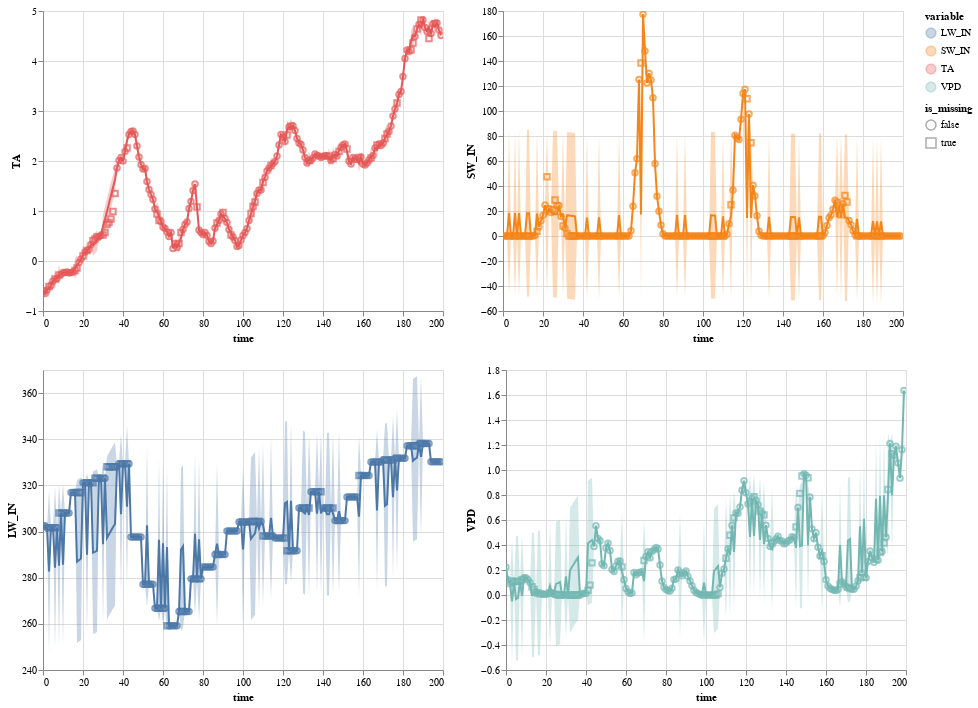

Notebook source saved alongside this figure:
### Code cell
gpfa_hai.plot_pred(gpfa_data.tidy_df(complete=True, is_missing=True))

### Figure 1 — Vega-Lite specification as saved in the notebook (floating-point values rounded to 4 significant figures; data arrays with more than 128 entries replaced by an {"elided": "..."} marker saying what was removed)
{"config": {"view": {"continuousWidth": 400, "continuousHeight": 300}}, "vconcat": [{"hconcat": [{"layer": [{"mark": "errorband", "encoding": {"color": {"field": "variable", "type": "nominal"}, "x": {"field": "time", "type": "quantitative"}, "y": {"field": "err_low", "scale": {"zero": false}, "title": "TA", "type": "quantitative"}, "y2": {"field": "err_high"}}, "selection": {"selector002": {"type": "interval", "bind": "scales", "encodings": ["x", "y"]}}, "transform": [{"calculate": "datum.mean - 2 * datum.std", "as": "err_low"}, {"calculate": "datum.mean + 2 * datum.std", "as": "err_high"}]}, {"mark": "line", "encoding": {"color": {"field": "variable", "type": "nominal"}, "x": {"field": "time", "type": "quantitative"}, "y": {"field": "mean", "scale": {"zero": false}, "title": "TA", "type": "quantitative"}}, "selection": {"selector003": {"type": "interval", "bind": "scales", "encodings": ["x", "y"]}}}, {"data": {"name": "data-c7b2240c3dede7a22bd0e8a1c37fa93b"}, "mark": "point", "encoding": {"color": {"field": "variable", "type": "nominal"}, "shape": {"field": "is_missing", "type": "nominal"}, "x": {"field": "time", "type": "quantitative"}, "y": {"field": "value", "scale": {"zero": false}, "title": "TA", "type": "quantitative"}}}]}, {"layer": [{"mark": "errorband", "encoding": {"color": {"field": "variable", "type": "nominal"}, "x": {"field": "time", "type": "quantitative"}, "y": {"field": "err_low", "scale": {"zero": false}, "title": "SW_IN", "type": "quantitative"}, "y2": {"field": "err_high"}}, "selection": {"selector005": {"type": "interval", "bind": "scales", "encodings": ["x", "y"]}}, "transform": [{"calculate": "datum.mean - 2 * datum.std", "as": "err_low"}, {"calculate": "datum.mean + 2 * datum.std", "as": "err_high"}]}, {"mark": "line", "encoding": {"color": {"field": "variable", "type": "nominal"}, "x": {"field": "time", "type": "quantitative"}, "y": {"field": "mean", "scale": {"zero": false}, "title": "SW_IN", "type": "quantitative"}}, "selection": {"selector006": {"type": "interval", "bind": "scales", "encodings": ["x", "y"]}}}, {"data": {"name": "data-af6f8c3b636f5fa0d6c7de9dce8d88b0"}, "mark": "point", "encoding": {"color": {"field": "variable", "type": "nominal"}, "shape": {"field": "is_missing", "type": "nominal"}, "x": {"field": "time", "type": "quantitative"}, "y": {"field": "value", "scale": {"zero": false}, "title": "SW_IN", "type": "quantitative"}}}], "data": {"name": "data-3a7a7060b68abea45ac66349c5f72985"}}], "data": {"name": "data-e3d1aed0c922940409be1d9eae0d2f08"}}, {"hconcat": [{"layer": [{"mark": "errorband", "encoding": {"color": {"field": "variable", "type": "nominal"}, "x": {"field": "time", "type": "quantitative"}, "y": {"field": "err_low", "scale": {"zero": false}, "title": "LW_IN", "type": "quantitative"}, "y2": {"field": "err_high"}}, "selection": {"selector008": {"type": "interval", "bind": "scales", "encodings": ["x", "y"]}}, "transform": [{"calculate": "datum.mean - 2 * datum.std", "as": "err_low"}, {"calculate": "datum.mean + 2 * datum.std", "as": "err_high"}]}, {"mark": "line", "encoding": {"color": {"field": "variable", "type": "nominal"}, "x": {"field": "time", "type": "quantitative"}, "y": {"field": "mean", "scale": {"zero": false}, "title": "LW_IN", "type": "quantitative"}}, "selection": {"selector009": {"type": "interval", "bind": "scales", "encodings": ["x", "y"]}}}, {"data": {"name": "data-336fa234eb2cd2fe9937269fa4777203"}, "mark": "point", "encoding": {"color": {"field": "variable", "type": "nominal"}, "shape": {"field": "is_missing", "type": "nominal"}, "x": {"field": "time", "type": "quantitative"}, "y": {"field": "value", "scale": {"zero": false}, "title": "LW_IN", "type": "quantitative"}}}]}, {"layer": [{"mark": "errorband", "encoding": {"color": {"field": "variable", "type": "nominal"}, "x": {"field": "time", "type": "quantitative"}, "y": {"field": "err_low", "scale": {"zero": false}, "title": "VPD", "type": "quantitative"}, "y2": {"field": "err_high"}}, "selection": {"selector011": {"type": "interval", "bind": "scales", "encodings": ["x", "y"]}}, "transform": [{"calculate": "datum.mean - 2 * datum.std", "as": "err_low"}, {"calculate": "datum.mean + 2 * datum.std", "as": "err_high"}]}, {"mark": "line", "encoding": {"color": {"field": "variable", "type": "nominal"}, "x": {"field": "time", "type": "quantitative"}, "y": {"field": "mean", "scale": {"zero": false}, "title": "VPD", "type": "quantitative"}}, "selection": {"selector012": {"type": "interval", "bind": "scales", "encodings": ["x", "y"]}}}, {"data": {"name": "data-a81d41d74f4fa83818d32b7ebaaf47a4"}, "mark": "point", "encoding": {"color": {"field": "variable", "type": "nominal"}, "shape": {"field": "is_missing", "type": "nominal"}, "x": {"field": "time", "type": "quantitative"}, "y": {"field": "value", "scale": {"zero": false}, "title": "VPD", "type": "quantitative"}}}], "data": {"name": "data-cdc57dc38f5584ec19e86fdd18e3f3ad"}}], "data": {"name": "data-31affeea583f49dc4537e9e000c6c676"}}, {"hconcat": []}, {"hconcat": []}, {"hconcat": []}, {"hconcat": []}, {"hconcat": []}, {"hconcat": []}, {"hconcat": []}, {"hconcat": []}, {"hconcat": []}, {"hconcat": []}, {"hconcat": []}, {"hconcat": []}, {"hconcat": []}, {"hconcat": []}, {"hconcat": []}, {"hconcat": []}, {"hconcat": []}, {"hconcat": []}, {"hconcat": []}, {"hconcat": []}, {"hconcat": []}, {"hconcat": []}, {"hconcat": []}, {"hconcat": []}, {"hconcat": []}, {"hconcat": []}, {"hconcat": []}, {"hconcat": []}, {"hconcat": []}, {"hconcat": []}, {"hconcat": []}, {"hconcat": []}, {"hconcat": []}, {"hconcat": []}, {"hconcat": []}, {"hconcat": []}, {"hconcat": []}, {"hconcat": []}, {"hconcat": []}, {"hconcat": []}, {"hconcat": []}, {"hconcat": []}, {"hconcat": []}, {"hconcat": []}, {"hconcat": []}, {"hconcat": []}, {"hconcat": []}, {"hconcat": []}, {"hconcat": []}, {"hconcat": []}, {"hconcat": []}, {"hconcat": []}, {"hconcat": []}, {"hconcat": []}, {"hconcat": []}, {"hconcat": []}, {"hconcat": []}, {"hconcat": []}, {"hconcat": []}, {"hconcat": []}, {"hconcat": []}, {"hconcat": []}, {"hconcat": []}, {"hconcat": []}, {"hconcat": []}, {"hconcat": []}, {"hconcat": []}, {"hconcat": []}, {"hconcat": []}, {"hconcat": []}, {"hconcat": []}, {"hconcat": []}, {"hconcat": []}, {"hconcat": []}, {"hconcat": []}, {"hconcat": []}, {"hconcat": []}, {"hconcat": []}, {"hconcat": []}, {"hconcat": []}, {"hconcat": []}, {"hconcat": []}, {"hconcat": []}, {"hconcat": []}, {"hconcat": []}, {"hconcat": []}, {"hconcat": []}, {"hconcat": []}, {"hconcat": []}, {"hconcat": []}, {"hconcat": []}, {"hconcat": []}, {"hconcat": []}, {"hconcat": []}, {"hconcat": []}, {"hconcat": []}, {"hconcat": []}, {"hconcat": []}, {"hconcat": []}, {"hconcat": []}, {"hconcat": []}, {"hconcat": []}, {"hconcat": []}, {"hconcat": []}, {"hconcat": []}, {"hconcat": []}, {"hconcat": []}, {"hconcat": []}, {"hconcat": []}, {"hconcat": []}, {"hconcat": []}, {"hconcat": []}, {"hconcat": []}, {"hconcat": []}, {"hconcat": []}, {"hconcat": []}, {"hconcat": []}, {"hconcat": []}, {"hconcat": []}, {"hconcat": []}, {"hconcat": []}, {"hconcat": []}, {"hconcat": []}, {"hconcat": []}, {"hconcat": []}, {"hconcat": []}, {"hconcat": []}, {"hconcat": []}, {"hconcat": []}, {"hconcat": []}, {"hconcat": []}, {"hconcat": []}, {"hconcat": []}, {"hconcat": []}, {"hconcat": []}, {"hconcat": []}, {"hconcat": []}, {"hconcat": []}, {"hconcat": []}, {"hconcat": []}, {"hconcat": []}, {"hconcat": []}, {"hconcat": []}, {"hconcat": []}, {"hconcat": []}, {"hconcat": []}, {"hconcat": []}, {"hconcat": []}, {"hconcat": []}, {"hconcat": []}, {"hconcat": []}, {"hconcat": []}, {"hconcat": []}, {"hconcat": []}, {"hconcat": []}, {"hconcat": []}, {"hconcat": []}, {"hconcat": []}, {"hconcat": []}, {"hconcat": []}, {"hconcat": []}, {"hconcat": []}, {"hconcat": []}, {"hconcat": []}, {"hconcat": []}, {"hconcat": []}, {"hconcat": []}, {"hconcat": []}, {"hconcat": []}, {"hconcat": []}, {"hconcat": []}, {"hconcat": []}, {"hconcat": []}, {"hconcat": []}, {"hconcat": []}, {"hconcat": []}, {"hconcat": []}, {"hconcat": []}, {"hconcat": []}, {"hconcat": []}, {"hconcat": []}, {"hconcat": []}, {"hconcat": []}, {"hconcat": []}, {"hconcat": []}, {"hconcat": []}, {"hconcat": []}, {"hconcat": []}, {"hconcat": []}, {"hconcat": []}, {"hconcat": []}, {"hconcat": []}, {"hconcat": []}, {"hconcat": []}, {"hconcat": []}, {"hconcat": []}, {"hconcat": []}, {"hconcat": []}, {"hconcat": []}, {"hconcat": []}, {"hconcat": []}, {"hconcat": []}, {"hconcat": []}, {"hconcat": []}, {"hconcat": []}, {"hconcat": []}, {"hconcat": []}, {"hconcat": []}, {"hconcat": []}, {"hconcat": []}, {"hconcat": []}, {"hconcat": []}, {"hconcat": []}, {"hconcat": []}, {"hconcat": []}, {"hconcat": []}, {"hconcat": []}, {"hconcat": []}, {"hconcat": []}, {"hconcat": []}, {"hconcat": []}, {"hconcat": []}, {"hconcat": []}, {"hconcat": []}, {"hconcat": []}, {"hconcat": []}, {"hconcat": []}, {"hconcat": []}, {"hconcat": []}, {"hconcat": []}, {"hconcat": []}, {"hconcat": []}, {"hconcat": []}, {"hconcat": []}, {"hconcat": []}, {"hconcat": []}, {"hconcat": []}, {"hconcat": []}, {"hconcat": []}, {"hconcat": []}, {"hconcat": []}, {"hconcat": []}, {"hconcat": []}, {"hconcat": []}, {"hconcat": []}, {"hconcat": []}, {"hconcat": []}, {"hconcat": []}, {"hconcat": []}, {"hconcat": []}, {"hconcat": []}, {"hconcat": []}, {"hconcat": []}, {"hconcat": []}, {"hconcat": []}, {"hconcat": []}, {"hconcat": []}, {"hconcat": []}, {"hconcat": []}, {"hconcat": []}, {"hconcat": []}, {"hconcat": []}, {"hconcat": []}, {"hconcat": []}, {"hconcat": []}, {"hconcat": []}, {"hconcat": []}, {"hconcat": []}, {"hconcat": []}, {"hconcat": []}, {"hconcat": []}, {"hconcat": []}, {"hconcat": []}, {"hconcat": []}, {"hconcat": []}, {"hconcat": []}, {"hconcat": []}, {"hconcat": []}, {"hconcat": []}, {"hconcat": []}, {"hconcat": []}, {"hconcat": []}, {"hconcat": []}, {"hconcat": []}, {"hconcat": []}, {"hconcat": []}, {"hconcat": []}, {"hconcat": []}, {"hconcat": []}, {"hconcat": []}, {"hconcat": []}, {"hconcat": []}, {"hconcat": []}, {"hconcat": []}, {"hconcat": []}, {"hconcat": []}, {"hconcat": []}, {"hconcat": []}, {"hconcat": []}, {"hconcat": []}, {"hconcat": []}, {"hconcat": []}, {"hconcat": []}, {"hconcat": []}, {"hconcat": []}, {"hconcat": []}, {"hconcat": []}, {"hconcat": []}, {"hconcat": []}, {"hconcat": []}, {"hconcat": []}, {"hconcat": []}, {"hconcat": []}, {"hconcat": []}, {"hconcat": []}, {"hconcat": []}, {"hconcat": []}, {"hconcat": []}, {"hconcat": []}, {"hconcat": []}, {"hconcat": []}, {"hconcat": []}, {"hconcat": []}, {"hconcat": []}, {"hconcat": []}, {"hconcat": []}, {"hconcat": []}, {"hconcat": []}, {"hconcat": []}, {"hconcat": []}, {"hconcat": []}, {"hconcat": []}, {"hconcat": []}, {"hconcat": []}, {"hconcat": []}, {"hconcat": []}, {"hconcat": []}, {"hconcat": []}, {"hconcat": []}, {"hconcat": []}, {"hconcat": []}, {"hconcat": []}, {"hconcat": []}, {"hconcat": []}, {"hconcat": []}, {"hconcat": []}, {"hconcat": []}, {"hconcat": []}, {"hconcat": []}, {"hconcat": []}, {"hconcat": []}, {"hconcat": []}, {"hconcat": []}, {"hconcat": []}, {"hconcat": []}, {"hconcat": []}, {"hconcat": []}, {"hconcat": []}, {"hconcat": []}, {"hconcat": []}, {"hconcat": []}, {"hconcat": []}, {"hconcat": []}, {"hconcat": []}, {"hconcat": []}, {"hconcat": []}, {"hconcat": []}, {"hconcat": []}, {"hconcat": []}, {"hconcat": []}, {"hconcat": []}, {"hconcat": []}, {"hconcat": []}, {"hconcat": []}, {"hconcat": []}, {"hconcat": []}, {"hconcat": []}, {"hconcat": []}, {"hconcat": []}, {"hconcat": []}, {"hconcat": []}, {"hconcat": []}, {"hconcat": []}, {"hconcat": []}, {"hconcat": []}, {"hconcat": []}, {"hconcat": []}, {"hconcat": []}, {"hconcat": []}, {"hconcat": []}, {"hconcat": []}, {"hconcat": []}, {"hconcat": []}, {"hconcat": []}, {"hconcat": []}, {"hconcat": []}, {"hconcat": []}, {"hconcat": []}], "$schema": "https://vega.github.io/schema/vega-lite/v4.17.0.json", "datasets": {"data-e3d1aed0c922940409be1d9eae0d2f08": {"elided": "200 records"}, "data-c7b2240c3dede7a22bd0e8a1c37fa93b": {"elided": "200 records"}, "data-3a7a7060b68abea45ac66349c5f72985": {"elided": "200 records"}, "data-af6f8c3b636f5fa0d6c7de9dce8d88b0": {"elided": "200 records"}, "data-31affeea583f49dc4537e9e000c6c676": {"elided": "200 records"}, "data-336fa234eb2cd2fe9937269fa4777203": {"elided": "200 records"}, "data-cdc57dc38f5584ec19e86fdd18e3f3ad": {"elided": "200 records"}, "data-a81d41d74f4fa83818d32b7ebaaf47a4": {"elided": "200 records"}}}
